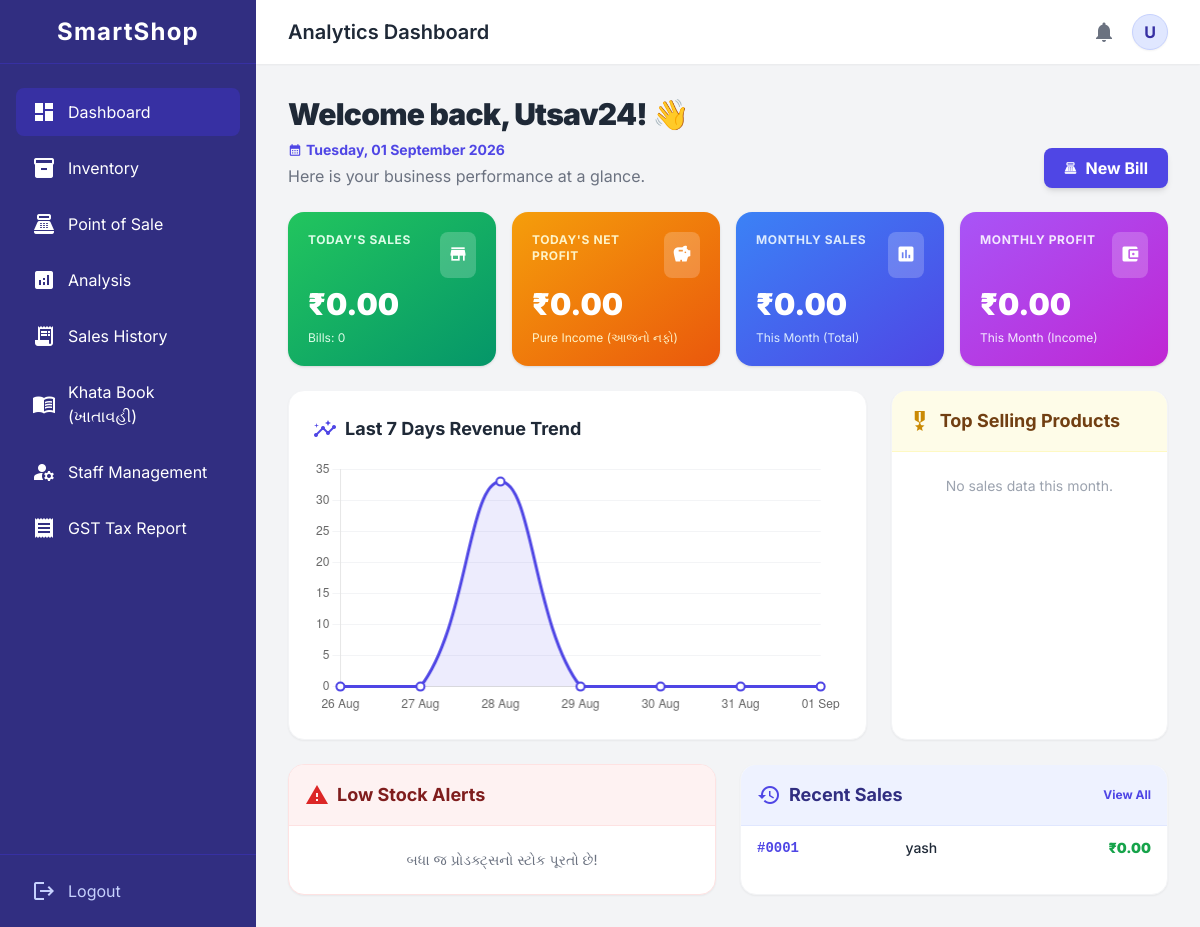
/home/ (signed in), run on an earlier commit of the app's database.
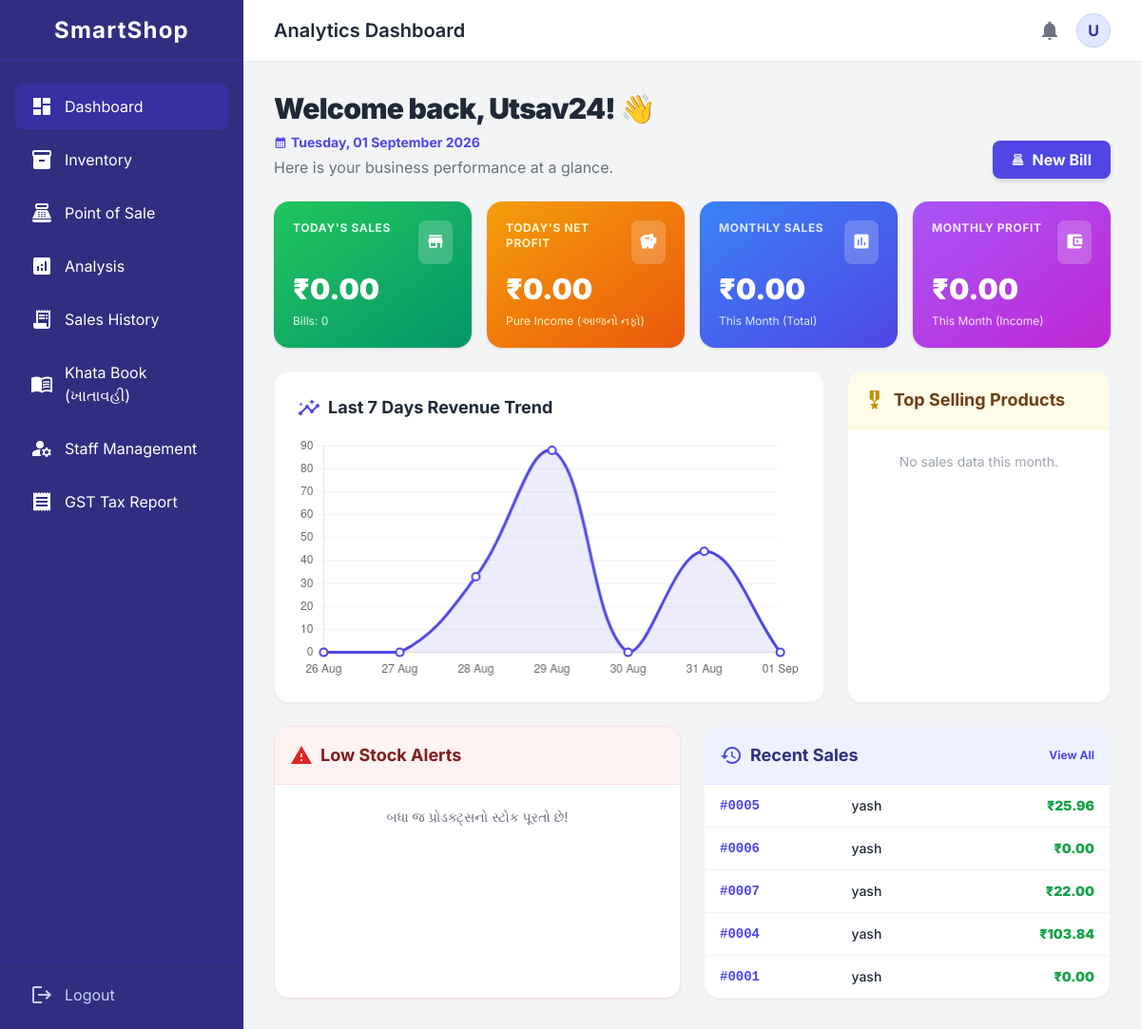
And on a later commit of the database.
### Inventory/models.py (models this page shows)
class Invoice(models.Model):
    shop = models.ForeignKey(ShopUser, on_delete=models.CASCADE)
    customer_name = models.CharField(max_length=150)
    contact_number = models.CharField(max_length=15)
    gst_number = models.CharField(max_length=50, blank=True)
    date = models.DateField(auto_now_add=True)
    sgst_percentage = models.DecimalField(max_digits=5, decimal_places=2, default=0)
    cgst_percentage = models.DecimalField(max_digits=5, decimal_places=2, default=0)
    grand_total = models.DecimalField(max_digits=12, decimal_places=2, default=0)
    PAYMENT_MODES = (
        ('CASH', 'Cash (રોકડા)'),
        ('UPI', 'UPI (GPay/PhonePe)'),
        ('CARD', 'Card (ક્રેડિટ/ડેબિટ)'),
        ('UNPAID', 'Udhar (ખાતાવહીમાં બાકી)'),
    )
    payment_mode = models.CharField(max_length=20, choices=PAYMENT_MODES, default='CASH')

### Inventory/views.py (the view)
# urls.py: path('home/', views.home, name='home'),
@login_required
def home(request):
    if getattr(request.user, 'is_shop_staff', False):
        return redirect('sales')
    shop_owner = request.user.get_shop
    today = timezone.now().date()
    this_month_start = today.replace(day=1)
    profit_calc = ExpressionWrapper(
        (F('selling_price') - F('product__purchase_price')) * F('quantity'),
        output_field=DecimalField()
    )
    todays_invoices = Invoice.objects.filter(shop=shop_owner, date=today)
    todays_bills_count = todays_invoices.count()
    todays_data = InvoiceItem.objects.filter(invoice__shop=shop_owner, invoice__date=today).aggregate(
        total_revenue=Sum(F('quantity') * F('selling_price'), output_field=DecimalField()),
        total_profit=Sum(profit_calc)
    )
    todays_revenue = todays_data['total_revenue'] or 0
    todays_profit = todays_data['total_profit'] or 0
    monthly_data = InvoiceItem.objects.filter(invoice__shop=shop_owner, invoice__date__gte=this_month_start).aggregate(
        total_revenue=Sum(F('quantity') * F('selling_price'), output_field=DecimalField()),
        total_profit=Sum(profit_calc)
    )
    monthly_revenue = monthly_data['total_revenue'] or 0
    monthly_profit = monthly_data['total_profit'] or 0
    top_products = InvoiceItem.objects.filter(invoice__shop=shop_owner, invoice__date__gte=this_month_start)\
        .values('product__name')\
        .annotate(total_sold=Sum('quantity'))\
        .order_by('-total_sold')[:5]
    all_products = Product.objects.filter(shop=shop_owner)
    total_products = all_products.count()
    low_stock_list = [p for p in all_products if p.current_stock <= 5]
    low_stock_products = sorted(low_stock_list, key=lambda x: x.current_stock)[:5]
    recent_sales = Invoice.objects.filter(shop=shop_owner).order_by('-date')[:5]
    last_7_days = today - timedelta(days=6)
    sales_data = InvoiceItem.objects.filter(
        invoice__shop=shop_owner,
        invoice__date__gte=last_7_days
    ).values('invoice__date').annotate(
        daily_total=Sum(F('quantity') * F('selling_price'), output_field=DecimalField())
    ).order_by('invoice__date')
    chart_dates = []
    chart_revenues = []
    for i in range(7):
        current_d = last_7_days + timedelta(days=i)
        chart_dates.append(current_d.strftime('%d %b'))
        daily_val = 0
        for data in sales_data:
            if data['invoice__date'] == current_d:
                daily_val = float(data['daily_total'])
                break
        chart_revenues.append(daily_val)
    context = {
        'todays_revenue': todays_revenue,
        'todays_profit': todays_profit,
        'monthly_revenue': monthly_revenue,
        'monthly_profit': monthly_profit,
        'todays_bills_count': todays_bills_count,
        'total_products': total_products,
        'low_stock_products': low_stock_products,
        'recent_sales': recent_sales,
        'top_products': top_products,
        'chart_dates': json.dumps(chart_dates),
        'chart_revenues': json.dumps(chart_revenues),
    }
    return render(request, 'home.html', context)

### Account/models.py (called while the page is built)
    @property
    def get_shop(self):
        return self.parent_shop if self.is_shop_staff else self

### Inventory/models.py (called while the page is built)
    @property
    def current_stock(self):
        inward = self.movements.filter(movement_type='IN').aggregate(Sum('quantity'))['quantity__sum'] or 0
        outward = self.movements.filter(movement_type='OUT').aggregate(Sum('quantity'))['quantity__sum'] or 0
        return inward - outward

### Templates/home.html (shortened to what the changed rows need)
{% extends 'base.html' %}
{% block header_title %}Analytics Dashboard{% endblock %}
{% block content %}
<div class="space-y-6 animate-fade-in-up max-w-7xl mx-auto">
    <div class="flex justify-between items-end">
        <div>
            <h2 class="text-3xl font-black text-gray-800 tracking-tight">Welcome back, {{ request.user.username|title }}! 👋</h2>
        </div>
    </div>
    <div class="grid grid-cols-1 lg:grid-cols-3 gap-6">
        <div class="lg:col-span-2 bg-white rounded-2xl shadow-sm border border-gray-100 p-6">
            <div class="h-64 w-full">
                <canvas id="salesChart"></canvas>
            </div>
        </div>
    </div>
    <div class="grid grid-cols-1 lg:grid-cols-2 gap-6">
        <div class="bg-white rounded-2xl shadow-sm border border-gray-100 overflow-hidden">
            <table class="w-full text-left">
                <tbody class="divide-y divide-gray-100">
                    {% for invoice in recent_sales %}
                    <tr class="hover:bg-indigo-50/30 transition cursor-pointer" onclick="window.location.href='{% url 'print_invoice' invoice.id %}'">
                        <td class="px-4 py-3 text-sm font-mono font-bold text-indigo-600">#{{ invoice.id|stringformat:"04d" }}</td>
                        <td class="px-4 py-3 text-sm font-medium text-gray-800">{{ invoice.customer_name }}</td>
                        <td class="px-4 py-3 text-sm font-black text-green-600 text-right">₹{{ invoice.grand_total }}</td>
                    </tr>
                    {% empty %}
                    <tr><td colspan="3" class="p-6 text-center text-gray-500 text-sm">હજુ સુધી કોઈ બિલ બનાવ્યું નથી.</td></tr>
                    {% endfor %}
                </tbody>
            </table>
        </div>
    </div>
</div>
<script>
    document.addEventListener("DOMContentLoaded", function() {
        const dates = {{ chart_dates|safe|default:"[]" }};
        const revenues = {{ chart_revenues|safe|default:"[]" }};
        if(dates.length > 0 && revenues.length > 0) {
            const ctx = document.getElementById('salesChart').getContext('2d');
            new Chart(ctx, {
                type: 'line',
                data: {
                    labels: dates,
                    datasets: [{
                        label: 'Daily Revenue (₹)',
                        data: revenues,
                        borderColor: '#4f46e5',
                        backgroundColor: 'rgba(79, 70, 229, 0.1)',
                        borderWidth: 3,
                        pointBackgroundColor: '#ffffff',
                        pointBorderColor: '#4f46e5',
                        pointBorderWidth: 2,
                        pointRadius: 4,
                        fill: true,
                        tension: 0.4
                    }]
                },
                options: {
                    responsive: true,
                    maintainAspectRatio: false,
                    plugins: { legend: { display: false } },
                    scales: {
                        y: { beginAtZero: true, grid: { color: '#f3f4f6' } },
                        x: { grid: { display: false } }
                    }
                }
            });
        }
    });
</script>
{% endblock %}

What changed in the data, as far as the page shows it:
added Invoice: id "0005", customer_name "yash", grand_total "25.96"
added Invoice: id "0006", customer_name "yash", grand_total "0.00"
added Invoice: id "0007", customer_name "yash", grand_total "22.00"
added Invoice: id "0004", customer_name "yash", grand_total "103.84"
Also different on the page:
chart data {{ chart_revenues|safe|default:"[]" }}: [0, 0, 33.0, 0, 0, 0, 0] → [0, 0, 33.0, 88.0, 0, 44.0, 0]
